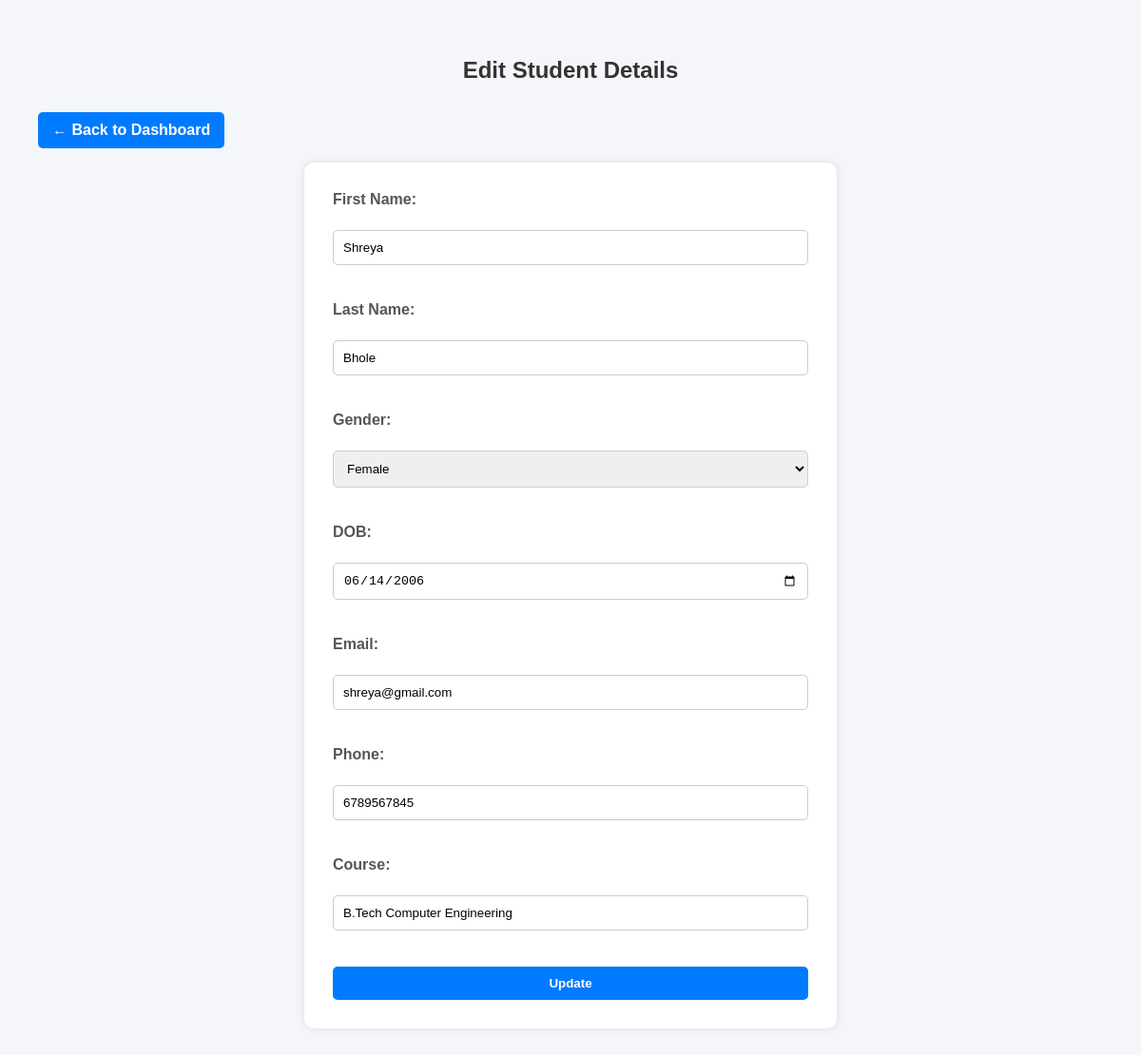
Page /admin/edit_student.php?id=2 on the committed database.
### tables this page shows
CREATE TABLE `student` (
  `Student_ID` int(11) NOT NULL,
  `First_Name` varchar(50) NOT NULL,
  `Middle_Name` varchar(50) DEFAULT NULL,
  `Last_Name` varchar(50) NOT NULL,
  `Gender` enum('Male','Female','Other') DEFAULT NULL,
  `DOB` date NOT NULL,
  `Email` varchar(100) NOT NULL,
  `Phone` varchar(15) NOT NULL,
  `Course` varchar(100) NOT NULL,
  `Guardian_Name` varchar(100) DEFAULT NULL,
  `Guardian_Contact` varchar(15) DEFAULT NULL,
  `Address` text DEFAULT NULL,
  `City_ID` int(11) DEFAULT NULL,
  `State_ID` int(11) DEFAULT NULL,
  `Password` varchar(255) NOT NULL
);

### admin/edit_student.php (the view, shortened to what this page needs)
<?php
include '../includes/db_connect.php';
$student_id = intval($_GET['id']);
$result = mysqli_query($conn, "SELECT * FROM student WHERE Student_ID = $student_id");
$student = mysqli_fetch_assoc($result);
?>
<!DOCTYPE html>
<html>
<head>
</head>
<body>
  <h2>Edit Student Details</h2>
  <a href="../admin/dashboard.php" class="dashboard-btn">← Back to Dashboard</a>
  <form method="post">
    <label>First Name:</label><br>
    <input type="text" name="first_name" value="<?= $student['First_Name'] ?>" required><br><br>
    <label>Last Name:</label><br>
    <input type="text" name="last_name" value="<?= $student['Last_Name'] ?>" required><br><br>
    <label>Gender:</label><br>
    <select name="gender" required>
      <option value="Female" <?= $student['Gender'] == 'Female' ? 'selected' : '' ?>>Female</option>
    </select><br><br>
    <label>DOB:</label><br>
    <input type="date" name="dob" value="<?= $student['DOB'] ?>" required><br><br>
    <label>Email:</label><br>
    <input type="email" name="email" value="<?= $student['Email'] ?>" required><br><br>
    <label>Phone:</label><br>
    <input type="text" name="phone" value="<?= $student['Phone'] ?>" required><br><br>
    <label>Course:</label><br>
    <input type="text" name="course" value="<?= $student['Course'] ?>" required><br><br>
    <button type="submit">Update</button>
  </form>
</body>
</html>

### admin/edit_student.php (style rules this page uses)
body { font-family: Arial, sans-serif; background: #f4f6f9; padding: 40px; margin: 0; }
h2 { text-align: center; color: #333; margin-bottom: 30px; }
form { max-width: 500px; margin: 0 auto; padding: 30px; background: #fff; box-shadow: 0 0 10px rgba(0,0,0,0.1); border-radius: 10px; }
label { display: block; margin-bottom: 5px; font-weight: bold; color: #555; }
input, select { width: 100%; padding: 10px; margin-bottom: 20px; border-radius: 5px; border: 1px solid #ccc; box-sizing: border-box; }
button { background-color: #007bff; color: white; padding: 10px 20px; border: none; border-radius: 5px; cursor: pointer; font-weight: bold; width: 100%; }
.dashboard-btn { display: inline-block; margin-bottom: 20px; background-color: #28a745; color: white; padding: 10px 15px; text-decoration: none; border-radius: 5px; }
.dashboard-btn { display: inline-block; background-color: #007bff; color: white; padding: 10px 15px; border-radius: 5px; text-decoration: none; font-weight: bold; margin-bottom: 15px; }

### rows in the picture
student: first_name "Shreya", last_name "Bhole", gender "Female", dob "06/14/2006", email "shreya@gmail.com", phone "6789567845", course "B.Tech Computer Engineering"
